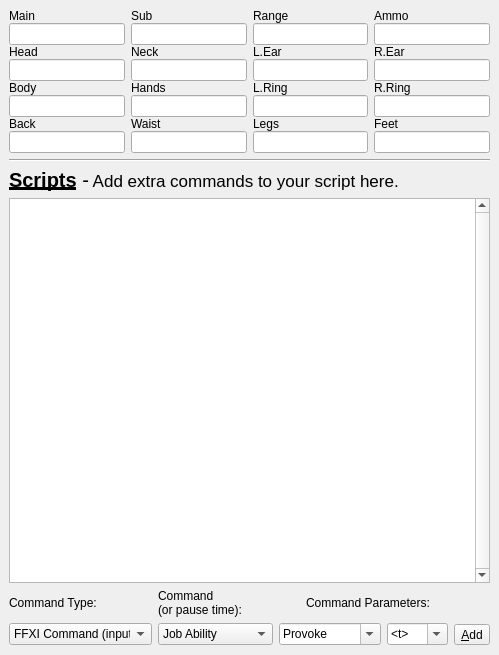
<?xml version="1.0" encoding="UTF-8"?>
<ui version="4.0">
 <class>equipTab</class>
 <widget class="QWidget" name="equipTab">
  <property name="geometry">
   <rect>
    <x>0</x>
    <y>0</y>
    <width>499</width>
    <height>655</height>
   </rect>
  </property>
  <property name="minimumSize">
   <size>
    <width>450</width>
    <height>0</height>
   </size>
  </property>
  <property name="maximumSize">
   <size>
    <width>16777210</width>
    <height>16777210</height>
   </size>
  </property>
  <property name="windowTitle">
   <string>Form</string>
  </property>
  <layout class="QVBoxLayout" name="verticalLayout_2">
   <property name="sizeConstraint">
    <enum>QLayout::SetDefaultConstraint</enum>
   </property>
   <property name="margin">
    <number>0</number>
   </property>
   <item>
    <widget class="QStackedWidget" name="swView">
     <property name="frameShape">
      <enum>QFrame::NoFrame</enum>
     </property>
     <property name="currentIndex">
      <number>0</number>
     </property>
     <widget class="QWidget" name="editMode">
      <layout class="QVBoxLayout" name="verticalLayout">
       <item>
        <layout class="QGridLayout" name="gridLayout">
         <property name="horizontalSpacing">
          <number>-1</number>
         </property>
         <property name="verticalSpacing">
          <number>0</number>
         </property>
         <property name="leftMargin">
          <number>0</number>
         </property>
         <item row="0" column="0">
          <widget class="QLabel" name="label">
           <property name="sizePolicy">
            <sizepolicy hsizetype="Expanding" vsizetype="Fixed">
             <horstretch>0</horstretch>
             <verstretch>0</verstretch>
            </sizepolicy>
           </property>
           <property name="text">
            <string>Main</string>
           </property>
           <property name="buddy">
            <cstring>txtMain</cstring>
           </property>
          </widget>
         </item>
         <item row="0" column="1">
          <widget class="QLabel" name="label_2">
           <property name="sizePolicy">
            <sizepolicy hsizetype="Preferred" vsizetype="Fixed">
             <horstretch>0</horstretch>
             <verstretch>0</verstretch>
            </sizepolicy>
           </property>
           <property name="text">
            <string>Sub</string>
           </property>
           <property name="buddy">
            <cstring>txtSub</cstring>
           </property>
          </widget>
         </item>
         <item row="0" column="2">
          <widget class="QLabel" name="label_3">
           <property name="sizePolicy">
            <sizepolicy hsizetype="Preferred" vsizetype="Fixed">
             <horstretch>0</horstretch>
             <verstretch>0</verstretch>
            </sizepolicy>
           </property>
           <property name="text">
            <string>Range</string>
           </property>
           <property name="buddy">
            <cstring>txtRanged</cstring>
           </property>
          </widget>
         </item>
         <item row="0" column="3">
          <widget class="QLabel" name="label_4">
           <property name="sizePolicy">
            <sizepolicy hsizetype="Preferred" vsizetype="Fixed">
             <horstretch>0</horstretch>
             <verstretch>0</verstretch>
            </sizepolicy>
           </property>
           <property name="text">
            <string>Ammo</string>
           </property>
           <property name="buddy">
            <cstring>txtAmmo</cstring>
           </property>
          </widget>
         </item>
         <item row="1" column="0">
          <widget class="QLineEdit" name="txtMain"/>
         </item>
         <item row="1" column="1">
          <widget class="QLineEdit" name="txtSub"/>
         </item>
         <item row="1" column="2">
          <widget class="QLineEdit" name="txtRanged"/>
         </item>
         <item row="1" column="3">
          <widget class="QLineEdit" name="txtAmmo"/>
         </item>
         <item row="2" column="0">
          <widget class="QLabel" name="label_5">
           <property name="sizePolicy">
            <sizepolicy hsizetype="Preferred" vsizetype="Fixed">
             <horstretch>0</horstretch>
             <verstretch>0</verstretch>
            </sizepolicy>
           </property>
           <property name="text">
            <string>Head</string>
           </property>
           <property name="buddy">
            <cstring>txtHead</cstring>
           </property>
          </widget>
         </item>
         <item row="2" column="1">
          <widget class="QLabel" name="label_8">
           <property name="sizePolicy">
            <sizepolicy hsizetype="Preferred" vsizetype="Fixed">
             <horstretch>0</horstretch>
             <verstretch>0</verstretch>
            </sizepolicy>
           </property>
           <property name="text">
            <string>Neck</string>
           </property>
           <property name="buddy">
            <cstring>txtNeck</cstring>
           </property>
          </widget>
         </item>
         <item row="2" column="2">
          <widget class="QLabel" name="label_6">
           <property name="sizePolicy">
            <sizepolicy hsizetype="Preferred" vsizetype="Fixed">
             <horstretch>0</horstretch>
             <verstretch>0</verstretch>
            </sizepolicy>
           </property>
           <property name="text">
            <string>L.Ear</string>
           </property>
           <property name="buddy">
            <cstring>txtLEar</cstring>
           </property>
          </widget>
         </item>
         <item row="2" column="3">
          <widget class="QLabel" name="label_7">
           <property name="sizePolicy">
            <sizepolicy hsizetype="Preferred" vsizetype="Fixed">
             <horstretch>0</horstretch>
             <verstretch>0</verstretch>
            </sizepolicy>
           </property>
           <property name="text">
            <string>R.Ear</string>
           </property>
           <property name="buddy">
            <cstring>txtREar</cstring>
           </property>
          </widget>
         </item>
         <item row="3" column="0">
          <widget class="QLineEdit" name="txtHead"/>
         </item>
         <item row="3" column="1">
          <widget class="QLineEdit" name="txtNeck"/>
         </item>
         <item row="3" column="2">
          <widget class="QLineEdit" name="txtLEar"/>
         </item>
         <item row="3" column="3">
          <widget class="QLineEdit" name="txtREar"/>
         </item>
         <item row="4" column="0">
          <widget class="QLabel" name="label_12">
           <property name="sizePolicy">
            <sizepolicy hsizetype="Preferred" vsizetype="Fixed">
             <horstretch>0</horstretch>
             <verstretch>0</verstretch>
            </sizepolicy>
           </property>
           <property name="text">
            <string>Body</string>
           </property>
           <property name="buddy">
            <cstring>txtBody</cstring>
           </property>
          </widget>
         </item>
         <item row="4" column="1">
          <widget class="QLabel" name="label_10">
           <property name="sizePolicy">
            <sizepolicy hsizetype="Preferred" vsizetype="Fixed">
             <horstretch>0</horstretch>
             <verstretch>0</verstretch>
            </sizepolicy>
           </property>
           <property name="text">
            <string>Hands</string>
           </property>
           <property name="buddy">
            <cstring>txtHands</cstring>
           </property>
          </widget>
         </item>
         <item row="4" column="2">
          <widget class="QLabel" name="label_9">
           <property name="sizePolicy">
            <sizepolicy hsizetype="Preferred" vsizetype="Fixed">
             <horstretch>0</horstretch>
             <verstretch>0</verstretch>
            </sizepolicy>
           </property>
           <property name="text">
            <string>L.Ring</string>
           </property>
           <property name="buddy">
            <cstring>txtLRing</cstring>
           </property>
          </widget>
         </item>
         <item row="4" column="3">
          <widget class="QLabel" name="label_11">
           <property name="sizePolicy">
            <sizepolicy hsizetype="Preferred" vsizetype="Fixed">
             <horstretch>0</horstretch>
             <verstretch>0</verstretch>
            </sizepolicy>
           </property>
           <property name="text">
            <string>R.Ring</string>
           </property>
           <property name="buddy">
            <cstring>txtRRing</cstring>
           </property>
          </widget>
         </item>
         <item row="5" column="0">
          <widget class="QLineEdit" name="txtBody"/>
         </item>
         <item row="5" column="1">
          <widget class="QLineEdit" name="txtHands"/>
         </item>
         <item row="5" column="2">
          <widget class="QLineEdit" name="txtLRing"/>
         </item>
         <item row="5" column="3">
          <widget class="QLineEdit" name="txtRRing"/>
         </item>
         <item row="6" column="0">
          <widget class="QLabel" name="label_16">
           <property name="sizePolicy">
            <sizepolicy hsizetype="Preferred" vsizetype="Fixed">
             <horstretch>0</horstretch>
             <verstretch>0</verstretch>
            </sizepolicy>
           </property>
           <property name="text">
            <string>Back</string>
           </property>
           <property name="buddy">
            <cstring>txtBack</cstring>
           </property>
          </widget>
         </item>
         <item row="6" column="1">
          <widget class="QLabel" name="label_15">
           <property name="sizePolicy">
            <sizepolicy hsizetype="Preferred" vsizetype="Fixed">
             <horstretch>0</horstretch>
             <verstretch>0</verstretch>
            </sizepolicy>
           </property>
           <property name="text">
            <string>Waist</string>
           </property>
           <property name="buddy">
            <cstring>txtWaist</cstring>
           </property>
          </widget>
         </item>
         <item row="6" column="2">
          <widget class="QLabel" name="label_14">
           <property name="sizePolicy">
            <sizepolicy hsizetype="Preferred" vsizetype="Fixed">
             <horstretch>0</horstretch>
             <verstretch>0</verstretch>
            </sizepolicy>
           </property>
           <property name="text">
            <string>Legs</string>
           </property>
           <property name="buddy">
            <cstring>txtLegs</cstring>
           </property>
          </widget>
         </item>
         <item row="6" column="3">
          <widget class="QLabel" name="label_13">
           <property name="sizePolicy">
            <sizepolicy hsizetype="Preferred" vsizetype="Fixed">
             <horstretch>0</horstretch>
             <verstretch>0</verstretch>
            </sizepolicy>
           </property>
           <property name="text">
            <string>Feet</string>
           </property>
           <property name="buddy">
            <cstring>txtFeet</cstring>
           </property>
          </widget>
         </item>
         <item row="7" column="0">
          <widget class="QLineEdit" name="txtBack"/>
         </item>
         <item row="7" column="1">
          <widget class="QLineEdit" name="txtWaist"/>
         </item>
         <item row="7" column="2">
          <widget class="QLineEdit" name="txtLegs"/>
         </item>
         <item row="7" column="3">
          <widget class="QLineEdit" name="txtFeet"/>
         </item>
        </layout>
       </item>
       <item>
        <widget class="Line" name="line">
         <property name="orientation">
          <enum>Qt::Horizontal</enum>
         </property>
        </widget>
       </item>
       <item>
        <widget class="QLabel" name="label_17">
         <property name="text">
          <string>&lt;!DOCTYPE HTML PUBLIC &quot;-//W3C//DTD HTML 4.0//EN&quot; &quot;http://www.w3.org/TR/REC-html40/strict.dtd&quot;&gt;
&lt;html&gt;&lt;head&gt;&lt;meta name=&quot;qrichtext&quot; content=&quot;1&quot; /&gt;&lt;style type=&quot;text/css&quot;&gt;
p, li { white-space: pre-wrap; }
&lt;/style&gt;&lt;/head&gt;&lt;body style=&quot; font-family:'Lucida Grande'; font-size:13pt; font-weight:400; font-style:normal;&quot;&gt;
&lt;p style=&quot; margin-top:0px; margin-bottom:0px; margin-left:0px; margin-right:0px; -qt-block-indent:0; text-indent:0px;&quot;&gt;&lt;span style=&quot; font-size:15pt; font-weight:600; text-decoration: underline;&quot;&gt;Scripts&lt;/span&gt;&lt;span style=&quot; font-size:15pt;&quot;&gt; -&lt;/span&gt; Add extra commands to your script here.&lt;/p&gt;&lt;/body&gt;&lt;/html&gt;</string>
         </property>
         <property name="wordWrap">
          <bool>true</bool>
         </property>
        </widget>
       </item>
       <item>
        <widget class="QTextEdit" name="txtExtraData">
         <property name="sizePolicy">
          <sizepolicy hsizetype="Expanding" vsizetype="Expanding">
           <horstretch>0</horstretch>
           <verstretch>0</verstretch>
          </sizepolicy>
         </property>
         <property name="verticalScrollBarPolicy">
          <enum>Qt::ScrollBarAlwaysOn</enum>
         </property>
         <property name="horizontalScrollBarPolicy">
          <enum>Qt::ScrollBarAsNeeded</enum>
         </property>
         <property name="lineWrapMode">
          <enum>QTextEdit::NoWrap</enum>
         </property>
        </widget>
       </item>
       <item>
        <layout class="QGridLayout" name="_2">
         <item row="0" column="0">
          <widget class="QLabel" name="label_20">
           <property name="text">
            <string>Command Type:</string>
           </property>
           <property name="buddy">
            <cstring>cmbExtraType</cstring>
           </property>
          </widget>
         </item>
         <item row="1" column="1" colspan="2">
          <widget class="QStackedWidget" name="swExtraData">
           <property name="sizePolicy">
            <sizepolicy hsizetype="Preferred" vsizetype="Fixed">
             <horstretch>0</horstretch>
             <verstretch>0</verstretch>
            </sizepolicy>
           </property>
           <property name="currentIndex">
            <number>0</number>
           </property>
           <widget class="QWidget" name="page">
            <layout class="QHBoxLayout" name="_3">
             <property name="margin">
              <number>0</number>
             </property>
             <item>
              <widget class="QComboBox" name="cmbExtraCommand">
               <item>
                <property name="text">
                 <string>Job Ability</string>
                </property>
               </item>
               <item>
                <property name="text">
                 <string>Spell or Song</string>
                </property>
               </item>
               <item>
                <property name="text">
                 <string>Self-Notice (echo)</string>
                </property>
               </item>
               <item>
                <property name="text">
                 <string>Tell Party</string>
                </property>
               </item>
               <item>
                <property name="text">
                 <string>Tell Linkshell</string>
                </property>
               </item>
              </widget>
             </item>
             <item>
              <widget class="QComboBox" name="cmbExtraParam">
               <property name="editable">
                <bool>true</bool>
               </property>
               <item>
                <property name="text">
                 <string>Provoke</string>
                </property>
               </item>
               <item>
                <property name="text">
                 <string>Sneak Attack</string>
                </property>
               </item>
               <item>
                <property name="text">
                 <string>Trick Attack</string>
                </property>
               </item>
              </widget>
             </item>
             <item>
              <widget class="QComboBox" name="cmbExtraTarget">
               <property name="maximumSize">
                <size>
                 <width>70</width>
                 <height>16777215</height>
                </size>
               </property>
               <property name="editable">
                <bool>true</bool>
               </property>
               <item>
                <property name="text">
                 <string>&lt;t&gt;</string>
                </property>
               </item>
               <item>
                <property name="text">
                 <string>&lt;bt&gt;</string>
                </property>
               </item>
               <item>
                <property name="text">
                 <string>&lt;st&gt;</string>
                </property>
               </item>
               <item>
                <property name="text">
                 <string>&lt;me&gt;</string>
                </property>
               </item>
              </widget>
             </item>
            </layout>
           </widget>
           <widget class="QWidget" name="page_2">
            <layout class="QHBoxLayout" name="_4">
             <property name="margin">
              <number>0</number>
             </property>
             <item>
              <widget class="QSpinBox" name="spnTimeout">
               <property name="frame">
                <bool>true</bool>
               </property>
               <property name="alignment">
                <set>Qt::AlignRight</set>
               </property>
               <property name="maximum">
                <number>900</number>
               </property>
              </widget>
             </item>
             <item>
              <widget class="QComboBox" name="cmbTimetype">
               <item>
                <property name="text">
                 <string>Seconds</string>
                </property>
               </item>
               <item>
                <property name="text">
                 <string>Minutes</string>
                </property>
               </item>
               <item>
                <property name="text">
                 <string>Hours</string>
                </property>
               </item>
              </widget>
             </item>
            </layout>
           </widget>
          </widget>
         </item>
         <item row="0" column="2" colspan="2">
          <widget class="QLabel" name="label_22">
           <property name="text">
            <string>Command Parameters:</string>
           </property>
          </widget>
         </item>
         <item row="1" column="0">
          <widget class="QComboBox" name="cmbExtraType">
           <item>
            <property name="text">
             <string>FFXI Command (input)</string>
            </property>
           </item>
           <item>
            <property name="text">
             <string>Pause</string>
            </property>
           </item>
          </widget>
         </item>
         <item row="1" column="3">
          <widget class="QToolButton" name="tbAddToBin">
           <property name="text">
            <string>&amp;Add</string>
           </property>
          </widget>
         </item>
         <item row="0" column="1">
          <widget class="QLabel" name="label_21">
           <property name="text">
            <string>Command
(or pause time):</string>
           </property>
          </widget>
         </item>
        </layout>
       </item>
      </layout>
     </widget>
     <widget class="QWidget" name="viewOutput">
      <layout class="QVBoxLayout" name="verticalLayout_3">
       <item>
        <widget class="QTextEdit" name="txtTextMode">
         <property name="verticalScrollBarPolicy">
          <enum>Qt::ScrollBarAlwaysOn</enum>
         </property>
         <property name="readOnly">
          <bool>true</bool>
         </property>
        </widget>
       </item>
      </layout>
     </widget>
    </widget>
   </item>
  </layout>
 </widget>
 <tabstops>
  <tabstop>txtMain</tabstop>
  <tabstop>txtSub</tabstop>
  <tabstop>txtRanged</tabstop>
  <tabstop>txtAmmo</tabstop>
  <tabstop>txtHead</tabstop>
  <tabstop>txtNeck</tabstop>
  <tabstop>txtLEar</tabstop>
  <tabstop>txtREar</tabstop>
  <tabstop>txtBody</tabstop>
  <tabstop>txtHands</tabstop>
  <tabstop>txtLRing</tabstop>
  <tabstop>txtRRing</tabstop>
  <tabstop>txtBack</tabstop>
  <tabstop>txtWaist</tabstop>
  <tabstop>txtLegs</tabstop>
  <tabstop>txtFeet</tabstop>
  <tabstop>txtExtraData</tabstop>
  <tabstop>cmbExtraType</tabstop>
  <tabstop>cmbExtraCommand</tabstop>
  <tabstop>cmbExtraParam</tabstop>
  <tabstop>cmbExtraTarget</tabstop>
  <tabstop>tbAddToBin</tabstop>
  <tabstop>txtTextMode</tabstop>
  <tabstop>cmbTimetype</tabstop>
  <tabstop>spnTimeout</tabstop>
 </tabstops>
 <resources/>
 <connections>
  <connection>
   <sender>cmbExtraType</sender>
   <signal>currentIndexChanged(int)</signal>
   <receiver>swExtraData</receiver>
   <slot>setCurrentIndex(int)</slot>
   <hints>
    <hint type="sourcelabel">
     <x>113</x>
     <y>512</y>
    </hint>
    <hint type="destinationlabel">
     <x>235</x>
     <y>480</y>
    </hint>
   </hints>
  </connection>
 </connections>
</ui>
